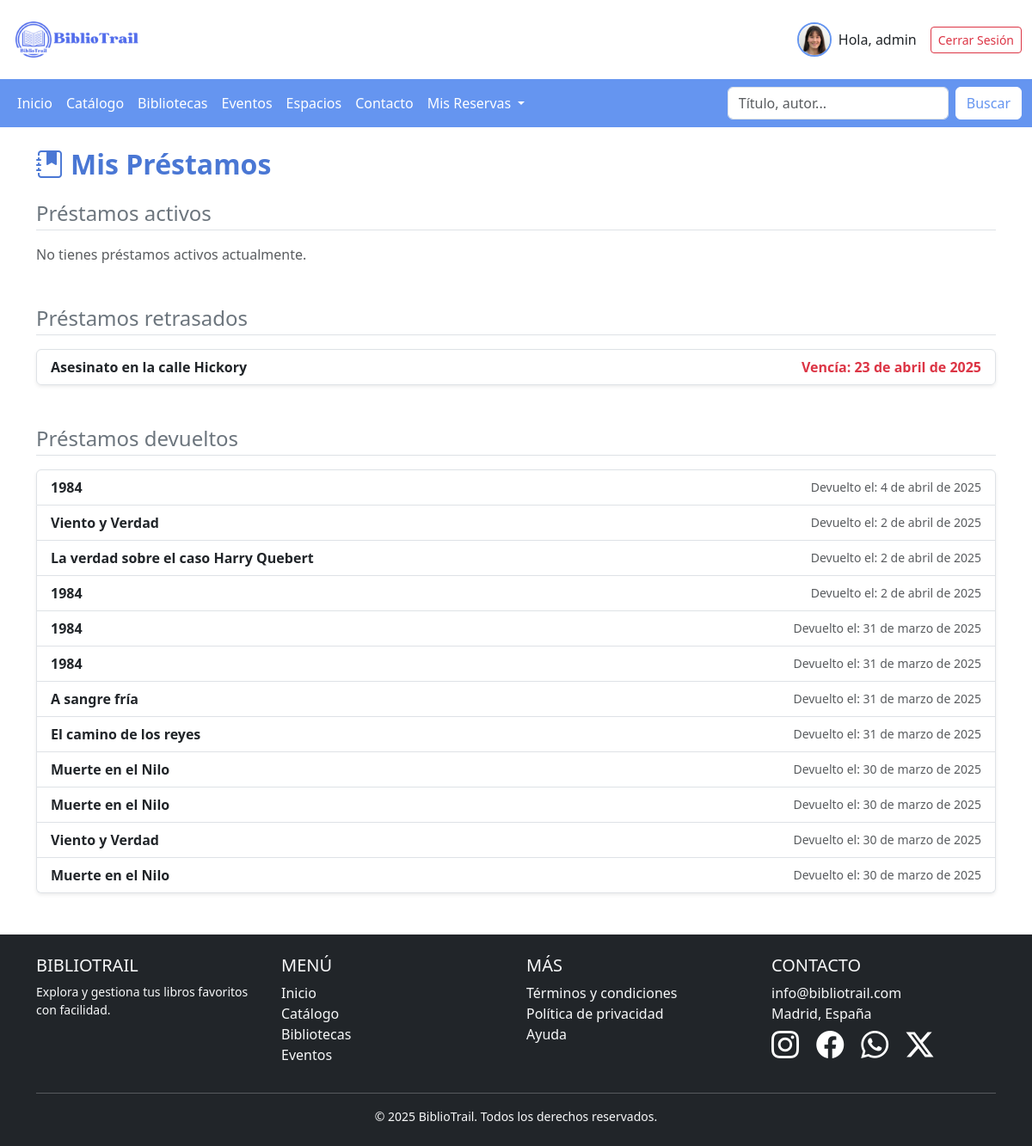
The app's page /reservas/mis-prestamos/ (signed in) with its own data.
### autenticacion/models.py (models this page shows, shortened)
class PerfilUsuario(models.Model):
    user = models.OneToOneField(User, on_delete=models.CASCADE, related_name="perfil")
    nombre = models.CharField(max_length=200, blank=True, null=True)
    apellido = models.CharField(max_length=200, blank=True, null=True)
    email = models.EmailField(max_length=500, blank=True, null=True)
    username = models.CharField(max_length=200, blank=True, null=True)
    dni = models.CharField(max_length=9, unique=True, blank=True, null=True, help_text="Ingrese su DNI")
    sexo = models.CharField(max_length=6, choices=[('M', 'Hombre'), ('F', 'Mujer')], blank=True, null=True)
    direccion = models.TextField(max_length=250, blank=True, null=True, help_text="Ingrese la dirección de su domicilio")
    codigo_postal = models.CharField(max_length=5, blank=True, null=True)
    ciudad = models.CharField(max_length=40, blank=True, null=True)
    provincia = models.CharField(max_length=40, blank=True, null=True)
    avatar = models.ImageField(null=True,blank=True , default="avatar.svg")
    bio = models.TextField(null=True)
    created = models.DateTimeField(auto_now_add=True)
    class Meta:
        ordering = ['created']
        verbose_name = "Perfil de usuario"
        verbose_name_plural = "Perfiles de usuarios"

### catalogo/models.py (models this page shows, shortened)
class PrestamoUsuario(models.Model):
    usuario = models.ForeignKey(PerfilUsuario, on_delete=models.CASCADE)
    titulo_libro = models.CharField(max_length=200)  # Título del libro prestado
    biblioteca_origen = models.CharField(max_length=100)  # Ej: "biblioteca1" o una URL base
    ejemplar_id = models.CharField(max_length=100)  # UUID o ID que recibo desde la API de la biblioteca
    fecha_prestamo = models.DateField(default=timezone.now)
    fecha_devolucion = models.DateField(null=True, blank=True)
    fecha_limite = models.DateField(null=True, blank=True)
    ESTADO = (
        ('a', 'Activo'),
        ('d', 'Devuelto'),
        ('r', 'Retrasado'),
    )
    estado = models.CharField(max_length=1, choices=ESTADO, default='a')
    class Meta:
        ordering = ['-fecha_prestamo']
        verbose_name = "Préstamo de usuario"
        verbose_name_plural = "Préstamos de usuarios"

### reservas/views.py (the view)
# urls.py: path('mis-prestamos/', views.mis_prestamos, name='mis_prestamos'),
@login_required
def mis_prestamos(request):
    usuario = request.user.perfil
    PrestamoUsuario.objects.filter(
        usuario=usuario,
        estado='a',
        fecha_limite__lt=now().date()
    ).update(estado='r')
    prestamos_qs = PrestamoUsuario.objects.filter(usuario=usuario, estado__in=['a', 'r'])
    prestamos_activos = []
    prestamos_retrasados = []
    for prestamo in prestamos_qs:
        libro = obtener_datos_libro(prestamo)
        datos_prestamo = {
            "id": prestamo.id,
            "titulo_libro": libro.get("titulo", prestamo.titulo_libro),
            "fecha_prestamo": prestamo.fecha_prestamo,
            "fecha_limite": prestamo.fecha_limite,
            "estado": prestamo.estado,
            "portada": libro.get("portada"),
            "autor": libro.get("autor"),
            "editorial": libro.get("editorial"),
            "resumen": libro.get("resumen"),
            "isbn": libro.get("isbn"),
            "libro_id": libro.get("id"),
            "biblioteca_url": libro.get("biblioteca_url"),
        }
        if prestamo.estado == 'r':
            prestamos_retrasados.append(datos_prestamo)
        else:
            prestamos_activos.append(datos_prestamo)
    prestamos_devueltos = PrestamoUsuario.objects.filter(usuario=usuario, estado='d')
    return render(request, "reservas/mis_prestamos.html", {
        "prestamos_activos": prestamos_activos,
        "prestamos_retrasados": prestamos_retrasados,
        "prestamos_devueltos": prestamos_devueltos,
    })

### reservas/views.py (called while the page is built, shortened)
def obtener_datos_libro(prestamo):
    base_url = prestamo.biblioteca_origen
    if not base_url.startswith("http"):
        from catalogo.models import cargar_bibliotecas
        bibliotecas = cargar_bibliotecas()
        base_url = bibliotecas.get(prestamo.biblioteca_origen)
    if not base_url:
        return {}
    try:
        url = f"{base_url}/api/ejemplares/{prestamo.ejemplar_id}/"
        response = httpx.get(url, timeout=10.0)
    except Exception as e:
        print(f"Error al consultar API del libro: {e}")
    return {}

### reservas/templates/reservas/mis_prestamos.html
{% extends "BibliotrailApp/base.html" %}
{% load static %}
{% block content %}
<div class="container mt-4 mb-5">
    <h2 class="fw-bold mb-4" style="color: #4a77d4;">
        <i class="bi bi-journal-bookmark-fill me-2"></i>Mis Préstamos
    </h2>
    <div class="mb-5">
        <h4 class="mb-3 text-secondary border-bottom pb-1">Préstamos activos</h4>
        {% if prestamos_activos %}
            <div class="row gy-4">
                {% for prestamo in prestamos_activos %}
                <div class="col-12">
                    <div class="card shadow-sm border-0 bg-light-subtle" style="font-size: 0.9rem;">
                        <div class="row g-0 align-items-center">
                            <div class="col-3 col-sm-2 col-md-2 d-flex justify-content-center">
                                {% if prestamo.portada %}
                                    <img src="{{ prestamo.portada }}" class="img-fluid rounded-start p-2" alt="Portada del libro" style="max-height: 160px; object-fit: contain;">
                                {% else %}
                                    <img src="https://via.placeholder.com/120x160" class="img-fluid rounded-start p-2" alt="Portada no disponible" style="max-height: 160px;">
                                {% endif %}
                            </div>
                            <div class="col-7 col-sm-8 col-md-8 border-end" style="padding: 12px 16px;">
                                <h5 class="card-title mb-2 text-dark fw-semibold">{{ prestamo.titulo_libro }}</h5>
                                <p class="mb-1 text-muted"><strong>Autor:</strong> {{ prestamo.autor|default:"No disponible" }}</p>
                                <p class="mb-0 text-muted"><strong>Editorial:</strong> {{ prestamo.editorial|default:"-" }}</p>
                            </div>
                            <div class="col-2 d-flex flex-column justify-content-center align-items-center p-2 text-center">
                                <small><strong>Reservado:</strong><br>{{ prestamo.fecha_prestamo }}</small>
                                <small class="mt-2 text-danger"><strong>Caduca:</strong><br>{{ prestamo.fecha_limite }}</small>
                                {% if prestamo.estado == 'r' %}
                                    <small class="text-danger fw-bold mt-2">Retrasado</small>
                                {% endif %}
                            </div>
                        </div>
                    </div>
                </div>
                {% endfor %}
            </div>
        {% else %}
            <p class="text-muted">No tienes préstamos activos actualmente.</p>
        {% endif %}
    </div>
    <div class="mb-5">
        <h4 class="mb-3 text-secondary border-bottom pb-1">Préstamos retrasados</h4>
        {% if prestamos_retrasados %}
            <ul class="list-group shadow-sm">
                {% for prestamo in prestamos_retrasados %}
                    <li class="list-group-item d-flex justify-content-between align-items-center">
                        <strong class="text-dark">{{ prestamo.titulo_libro }}</strong>
                        <span class="text-danger fw-semibold">
                            Vencía: {{ prestamo.fecha_limite|default:"Desconocida" }}
                        </span>
                    </li>
                {% endfor %}
            </ul>
        {% else %}
            <p class="text-muted">No hay préstamos retrasados.</p>
        {% endif %}
    </div>
    <div>
        <h4 class="mb-3 text-secondary border-bottom pb-1">Préstamos devueltos</h4>
        {% if prestamos_devueltos %}
            <ul class="list-group shadow-sm">
                {% for prestamo in prestamos_devueltos %}
                    <li class="list-group-item d-flex justify-content-between align-items-center">
                        <strong class="text-dark">{{ prestamo.titulo_libro }}</strong>
                        <span class="text-muted small">
                            Devuelto el: {{ prestamo.fecha_devolucion }}
                        </span>
                    </li>
                {% endfor %}
            </ul>
        {% else %}
            <p class="text-muted">No has devuelto ningún libro todavía.</p>
        {% endif %}
    </div>
</div>
{% endblock %}

### BibliotrailApp/templates/BibliotrailApp/base.html (shortened to what this page needs)
<!DOCTYPE html>
<html lang="en">
<head>
    {% load static %}
    <link href="https://cdn.jsdelivr.net/npm/bootstrap@5.3.3/dist/css/bootstrap.min.css" rel="stylesheet">
    <link rel="stylesheet" href="https://cdn.jsdelivr.net/npm/bootstrap-icons@1.11.3/font/bootstrap-icons.min.css">
    <link href="{% static 'BibliotrailApp/css/style.css' %}" rel="stylesheet">
</head>
<body>
    <header class="container-fluid py-3">
        <div class="row align-items-center">
            <div class="col-6 col-md-3">
                <img src="{% static 'BibliotrailApp/images/BiblioTrail.png' %}" alt="Logo BiblioTrail" class="img-fluid" style="max-width: 150px;">
            </div>
            <div class="col-6 col-md-9 text-end">
                <div class="d-flex flex-column flex-sm-row align-items-center justify-content-end gap-3">
                    {% if user.is_authenticated %}
                        <a href="{% url 'perfil' %}" class="d-flex align-items-center text-decoration-none text-dark">
                            <img src="{{request.user.perfil.avatar.url}}" alt="Avatar"
                                class="rounded-circle img-fluid" style="width: 40px; height: 40px; object-fit: cover; border: 2px solid #6595f0;">
                            <span class="ms-2 d-none d-sm-inline">Hola, {{ user.username }}</span>
                        </a>
                        <a href="{% url 'cerrar_sesion' %}" class="btn btn-outline-danger btn-sm">Cerrar Sesión</a>
                    {% else %}
                        <a href="{% url 'register' %}" class="btn btn-danger btn-sm">Registrarse</a>
                        <a href="{% url 'iniciar_sesion' %}" class="btn btn-outline-danger btn-sm">Iniciar Sesión</a>
                    {% endif %}
                </div>
            </div>
        </div>
    </header>
    <nav class="navbar navbar-expand-lg navbar-custom">
        <div class="container-fluid" >
            <div class="collapse navbar-collapse" id="navbarSupportedContent">
                <ul class="navbar-nav me-auto mb-2 mb-lg-0">
                    <li class="nav-item">
                        <a class="nav-link {% if request.path == '/' %} active {% endif %}" aria-current="page" href="{% url 'Inicio' %}">Inicio</a>
                    </li>
                    <li class="nav-item ">
                        <a class="nav-link {% if request.path == '/catalogo/' %} active {% endif %}" href="{% url 'Catalogo' %}">Catálogo</a>
                    </li>
                    <li class="nav-item">
                        <a class="nav-link {% if request.path == '/bibliotecas/' %} active {% endif %}" href="{% url 'Bibliotecas' %}">Bibliotecas</a>
                    </li>
                    <li class="nav-item">
                        <a class="nav-link {% if request.path == '/eventos/' %} active {% endif %}" href="{% url 'Eventos' %}">Eventos</a>
                    </li>
                    <li class="nav-item">
                        <a class="nav-link {% if request.path == '/espacios/' %} active {% endif %}" href="{% url 'calendario_espacios' %}">Espacios</a>
                    </li>
                    <li class="nav-item">
                        <a class="nav-link {% if request.path == '/contacto/' %} active {% endif %}" href="{% url 'Contacto' %}">Contacto</a>
                    </li>
                    <li class="nav-item dropdown">
                        <a class="nav-link dropdown-toggle" href="{% url 'Reservas' %}" role="button" data-bs-toggle="dropdown" aria-expanded="false">
                            Mis Reservas
                        </a>
                    </li>
                </ul>
                <form class="d-flex" role="search" action="{% url 'buscar-libros' %}" method="get">
                    <input class="form-control me-2" name="q" type="search" placeholder="Título, autor..." value="{{ request.GET.q }}" aria-label="Buscar">
                    <button class="btn custom-search-btn" type="submit">Buscar</button>
                </form>
            </div>
        </div>
    </nav>
     {% block content %}
     {% endblock %}
    <footer class="bg-dark text-light py-4 mt-5">
        <div class="container">
            <div class="row text-center text-md-start">
                <div class="col-md-3 mb-4 mb-md-0">
                    <h5 class="text-uppercase">BiblioTrail</h5>
                    <p class="small">Explora y gestiona tus libros favoritos con facilidad.</p>
                </div>
                <div class="col-md-3 mb-4 mb-md-0">
                    <h5 class="text-uppercase">Menú</h5>
                    <ul class="list-unstyled">
                        <li><a href="{% if request.path == '/' %} # {% else %} {% url 'Inicio' %} {% endif %}" class="text-light text-decoration-none">Inicio</a></li>
                        <li><a href="{% url 'Catalogo' %}" class="text-light text-decoration-none">Catálogo</a></li>
                        <li><a href="{% url 'Bibliotecas' %}" class="text-light text-decoration-none">Bibliotecas</a></li>
                        <li><a href="{% url 'Eventos' %}" class="text-light text-decoration-none">Eventos</a></li>
                    </ul>
                </div>
                <div class="col-md-3 mb-4 mb-md-0">
                    <h5 class="text-uppercase">Más</h5>
                    <ul class="list-unstyled">
                        <li><a href="#" class="text-light text-decoration-none">Términos y condiciones</a></li>
                        <li><a href="#" class="text-light text-decoration-none">Política de privacidad</a></li>
                        <li><a href="#" class="text-light text-decoration-none">Ayuda</a></li>
                    </ul>
                </div>
                <div class="col-md-3">
                    <h5 class="text-uppercase">Contacto</h5>
                    <ul class="list-unstyled">
                        <li> info@bibliotrail.com</li>
                        <li> Madrid, España</li>
                        <a href="#" class="text-decoration-none text-white"><i class="bi bi-instagram fs-2 me-3"></i></a>
                        <a href="#" class="text-decoration-none text-white"><i class="bi bi-facebook fs-2 me-3"></i></a>
                        <a href="#" class="text-decoration-none text-white"><i class="bi bi-whatsapp fs-2 me-3"></i></a>
                        <a href="#" class="text-decoration-none text-white"><i class="bi bi-twitter-x fs-2 me-3"></i></a>
                    </ul>
                </div>
            </div>
            <hr class="bg-light">
            <div class="text-center">
                <p class="small mb-0">&copy; 2025 BiblioTrail. Todos los derechos reservados.</p>
            </div>
        </div>
    </footer>
</body>
</html>

### BibliotrailApp/static/BibliotrailApp/css/style.css (style rules this page uses)
.navbar-custom { background-color: #6595f0 !important; }
.navbar-custom .navbar-nav .nav-link { color: white !important; }
.custom-search-btn { color: #6595f0; background-color: white; border-color: white; }

### records on screen
PrestamoUsuario: titulo_libro "Asesinato en la calle Hickory", fecha_limite "23 de abril de 2025"
PrestamoUsuario: titulo_libro "1984", fecha_devolucion "4 de abril de 2025"
PrestamoUsuario: titulo_libro "Viento y Verdad", fecha_devolucion "2 de abril de 2025"
PrestamoUsuario: titulo_libro "La verdad sobre el caso Harry Quebert", fecha_devolucion "2 de abril de 2025"
PrestamoUsuario: titulo_libro "1984", fecha_devolucion "2 de abril de 2025"
PrestamoUsuario: titulo_libro "1984", fecha_devolucion "31 de marzo de 2025"
PrestamoUsuario: titulo_libro "1984", fecha_devolucion "31 de marzo de 2025"
PrestamoUsuario: titulo_libro "A sangre fría", fecha_devolucion "31 de marzo de 2025"
PrestamoUsuario: titulo_libro "El camino de los reyes", fecha_devolucion "31 de marzo de 2025"
PrestamoUsuario: titulo_libro "Muerte en el Nilo", fecha_devolucion "30 de marzo de 2025"
PrestamoUsuario: titulo_libro "Muerte en el Nilo", fecha_devolucion "30 de marzo de 2025"
PrestamoUsuario: titulo_libro "Viento y Verdad", fecha_devolucion "30 de marzo de 2025"
PrestamoUsuario: titulo_libro "Muerte en el Nilo", fecha_devolucion "30 de marzo de 2025"

### other values on screen
{{ user.username }} "admin"
